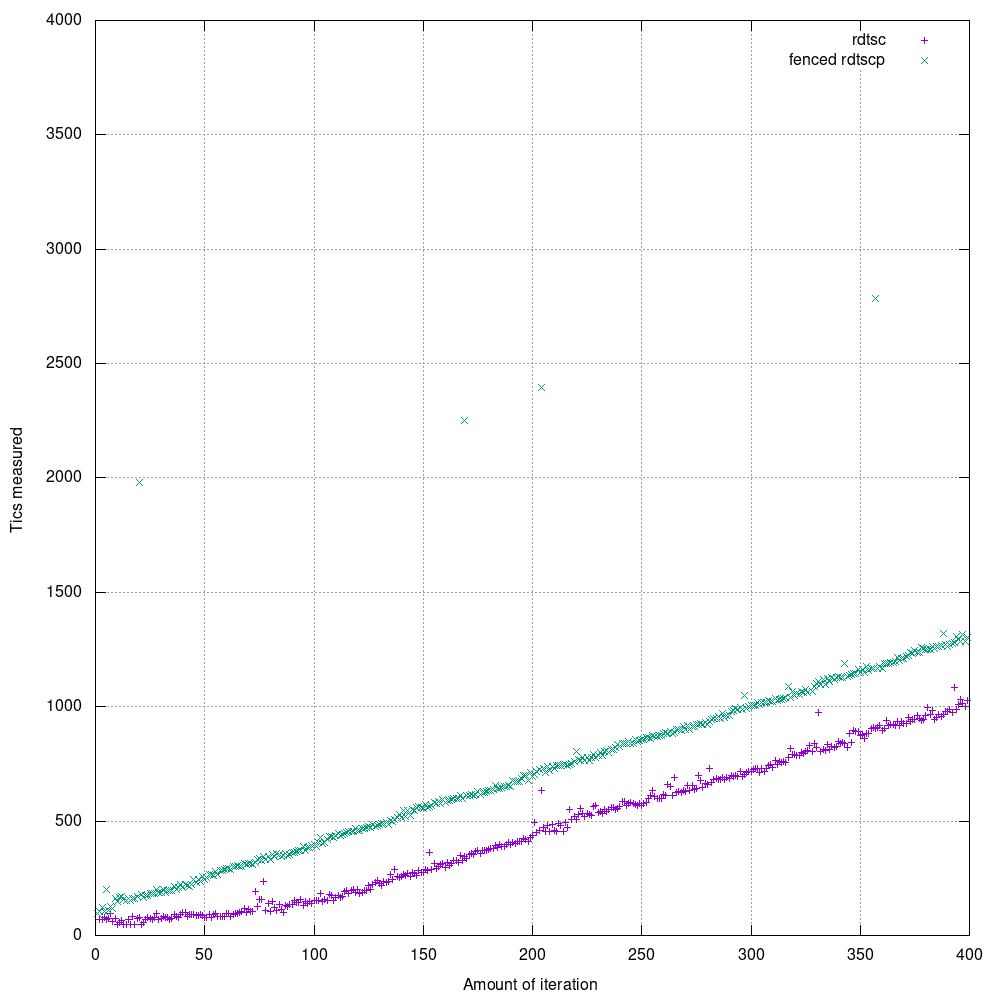

Write gnuplot code to recreate this figure.
set xlabel 'Amount of iteration'
set ylabel 'Tics measured'


set yrange [0:4000]
set term png size 1000,1000
set output "plot_time.png"
set grid 
plot 'time.txt' using 1:2 title "rdtsc" , 'time.txt' using 1:5  title "fenced rdtscp"
